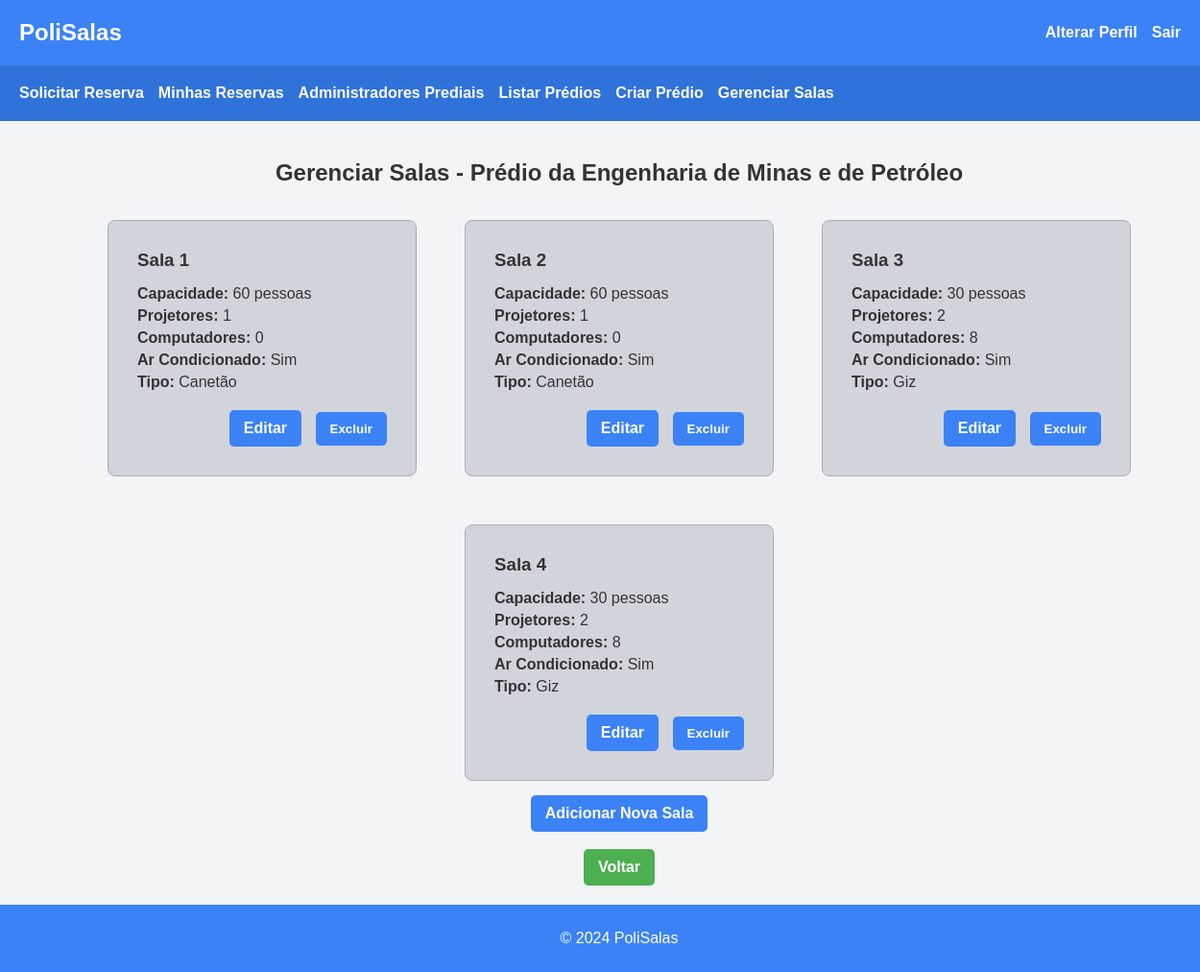
/salas/gerenciar/2/ (signed in), run on the app's committed database.
### reservas/models.py (models this page shows, shortened)
class Predio(models.Model):
    nome = models.CharField(max_length=100)
    endereco = models.CharField(max_length=200)

class Sala(models.Model):
    nome = models.CharField(max_length=50)
    predio = models.ForeignKey(Predio, on_delete=models.CASCADE, related_name='salas')
    capacidade = models.IntegerField()
    numero_projetores = models.IntegerField()
    numero_computadores = models.IntegerField()
    ar_condicionado = models.BooleanField(default=False)
    giz_canetao = models.CharField(max_length=10)  # 'Giz' ou 'Canetão'

### reservas/views.py (the view)
# urls.py: path('salas/gerenciar/<int:predio_id>/', views.gerenciar_salas, name='gerenciar_salas'),
@login_required
def gerenciar_salas(request, predio_id=None):
    if request.user.is_building_administrator:
        predio = request.user.administracaopredial.predio
    elif request.user.is_superuser and predio_id:
        predio = get_object_or_404(Predio, id=predio_id)
    else:
        return redirect('selecionar_predio')  # Use 'selecionar_predio' if appropriate
    salas = Sala.objects.filter(predio=predio)
    if request.method == 'POST' and 'excluir_sala' in request.POST:
        sala_id = request.POST.get('sala_id')
        sala = get_object_or_404(Sala, id=sala_id, predio=predio)
        sala.delete()
        return redirect('gerenciar_salas', predio_id=predio.id)
    return render(request, 'reservas/gerenciar_salas.html', {'salas': salas, 'predio': predio})

### reservas/templates/reservas/gerenciar_salas.html (shortened to what this page needs)
{% extends 'reservas/base.html' %}
{% block content %}
<h2 class="page-title">Gerenciar Salas - {{ predio.nome }}</h2>
<div class="cards-container">
    {% for sala in salas %}
    <div class="card">
        <div class="card-content">
            <h3>{{ sala.nome }}</h3>
            <p><strong>Capacidade:</strong> {{ sala.capacidade }} pessoas</p>
            <p><strong>Projetores:</strong> {{ sala.numero_projetores }}</p>
            <p><strong>Computadores:</strong> {{ sala.numero_computadores }}</p>
            <p><strong>Ar Condicionado:</strong> {% if sala.ar_condicionado %}Sim{% else %}Não{% endif %}</p>
            <p><strong>Tipo:</strong> {{ sala.giz_canetao }}</p>
            <div class="card-actions">
                <a href="{% url 'editar_sala' sala.id %}" class="button-reserva">Editar</a>
                <form method="post" style="display: inline;">
                    <button type="submit" name="excluir_sala">Excluir</button>
                </form>
            </div>
        </div>
    </div>
    {% endfor %}
</div>
<a href="{% url 'criar_sala' predio.id %}" class="button-reserva">Adicionar Nova Sala</a>
<br>
<a href="{% url 'lista_predios' %}" class="button-reserva voltar">Voltar</a>
{% endblock %}

### reservas/static/css/style.css (style rules this page uses)
body { font-family: Arial, sans-serif; background-color: #f3f4f6; margin: 0; padding: 0; min-height: 100vh; display: flex; flex-direction: column; }
h2 { color: #333; margin-bottom: 20px; }
.cards-container { display: flex; flex-wrap: wrap; gap: 20px; justify-content: center; width: 100%; }
.card { background-color: #d1d5db; border: 1px solid #a8aeb5; border-radius: 8px; width: 300px; overflow: hidden; text-decoration: none; color: inherit; transition: box-shadow 0.3s, transform 0.2s; padding: 10px; margin: 15px; }
.card-content { padding: 20px; }
.card-content h3 { margin-top: 0; margin-bottom: 15px; color: #333; }
.card-content p { margin: 5px 0; color: #333; }
.card-actions { padding: 15px 0 0 0; text-align: right; background-color: transparent; }
.card-actions button, .card-actions a.button-reserva { margin-left: 10px; }
form { width: 100%; max-width: 600px; }
button, .button-reserva, .new-request-button { background-color: #3b82f6; color: white; padding: 10px 15px; border-radius: 5px; border: none; cursor: pointer; font-weight: bold; transition: background-color 0.3s, transform 0.2s; text-decoration: none; display: inline-block; }
.button-reserva.voltar { background-color: #4caf50; }

### data on the page
Predio: nome "Prédio da Engenharia de Minas e de Petróleo"
Sala: nome "Sala 1", capacidade "60", numero_projetores "1", numero_computadores "0", ar_condicionado "Sim", giz_canetao "Canetão"
Sala: nome "Sala 2", capacidade "60", numero_projetores "1", numero_computadores "0", ar_condicionado "Sim", giz_canetao "Canetão"
Sala: nome "Sala 3", capacidade "30", numero_projetores "2", numero_computadores "8", ar_condicionado "Sim", giz_canetao "Giz"
Sala: nome "Sala 4", capacidade "30", numero_projetores "2", numero_computadores "8", ar_condicionado "Sim", giz_canetao "Giz"
